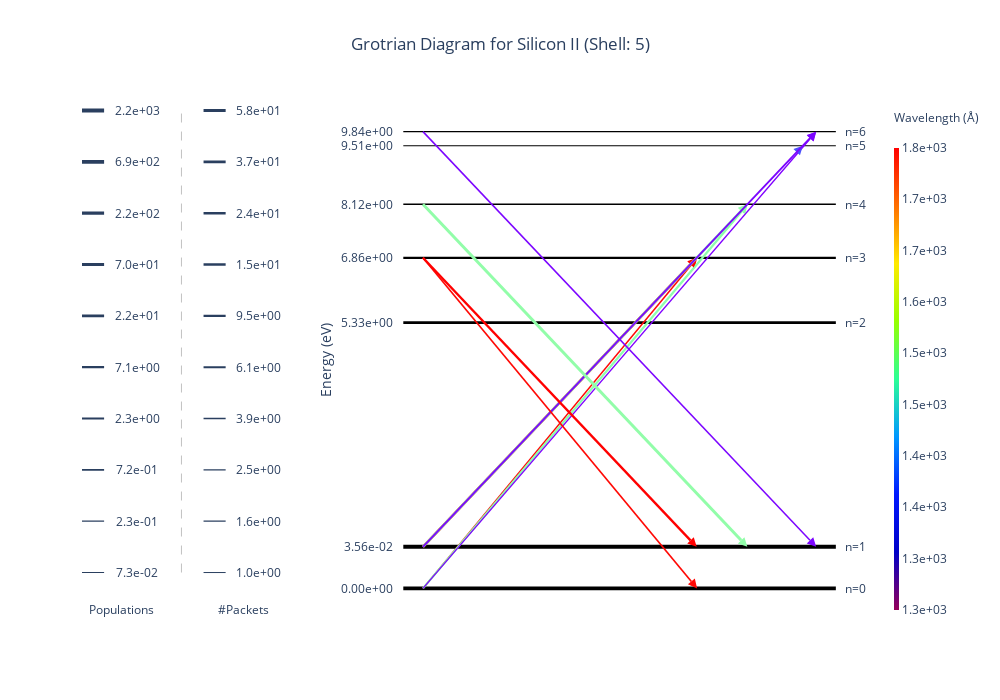

Notebook cell for this chart:
### Code cell
diag.shell = 5
diag.display()

### Figure 1 — Plotly figure (JSON) as saved in the notebook; plotly's stock layout.template omitted (floating-point values rounded to 4 significant figures)
{"data": [{"hovertemplate": "Energy: 0.00e+00 eV<br>Population: 1.13e+03<extra></extra>", "line": {"color": "black", "width": 3.812}, "mode": "lines", "showlegend": false, "type": "scatter", "x": [-0.05, 0.07222, 0.1944, 0.3167, 0.4389, 0.5611, 0.6833, 0.8056, 0.9278, 1.05], "xaxis": "x2", "y": [0, 0, 0, 0, 0, 0, 0, 0, 0, 0], "yaxis": "y2"}, {"hovertemplate": "Energy: 3.56e-02 eV<br>Population: 2.17e+03<extra></extra>", "line": {"color": "black", "width": 4.003}, "mode": "lines", "showlegend": false, "type": "scatter", "x": [-0.05, 0.07222, 0.1944, 0.3167, 0.4389, 0.5611, 0.6833, 0.8056, 0.9278, 1.05], "xaxis": "x2", "y": [0.1, 0.1, 0.1, 0.1, 0.1, 0.1, 0.1, 0.1, 0.1, 0.1], "yaxis": "y2"}, {"hovertemplate": "Energy: 5.33e+00 eV<br>Population: 3.03e+01<extra></extra>", "line": {"color": "black", "width": 2.758}, "mode": "lines", "showlegend": false, "type": "scatter", "x": [-0.05, 0.07222, 0.1944, 0.3167, 0.4389, 0.5611, 0.6833, 0.8056, 0.9278, 1.05], "xaxis": "x2", "y": [0.6397, 0.6397, 0.6397, 0.6397, 0.6397, 0.6397, 0.6397, 0.6397, 0.6397, 0.6397], "yaxis": "y2"}, {"hovertemplate": "Energy: 6.86e+00 eV<br>Population: 5.37e+00<extra></extra>", "line": {"color": "black", "width": 2.254}, "mode": "lines", "showlegend": false, "type": "scatter", "x": [-0.05, 0.07222, 0.1944, 0.3167, 0.4389, 0.5611, 0.6833, 0.8056, 0.9278, 1.05], "xaxis": "x2", "y": [0.7961, 0.7961, 0.7961, 0.7961, 0.7961, 0.7961, 0.7961, 0.7961, 0.7961, 0.7961], "yaxis": "y2"}, {"hovertemplate": "Energy: 8.12e+00 eV<br>Population: 2.98e-01<extra></extra>", "line": {"color": "black", "width": 1.412}, "mode": "lines", "showlegend": false, "type": "scatter", "x": [-0.05, 0.07222, 0.1944, 0.3167, 0.4389, 0.5611, 0.6833, 0.8056, 0.9278, 1.05], "xaxis": "x2", "y": [0.9249, 0.9249, 0.9249, 0.9249, 0.9249, 0.9249, 0.9249, 0.9249, 0.9249, 0.9249], "yaxis": "y2"}, {"hovertemplate": "Energy: 9.51e+00 eV<br>Population: 7.32e-02<extra></extra>", "line": {"color": "black", "width": 1.003}, "mode": "lines", "showlegend": false, "type": "scatter", "x": [-0.05, 0.07222, 0.1944, 0.3167, 0.4389, 0.5611, 0.6833, 0.8056, 0.9278, 1.05], "xaxis": "x2", "y": [1.066, 1.066, 1.066, 1.066, 1.066, 1.066, 1.066, 1.066, 1.066, 1.066], "yaxis": "y2"}, {"hovertemplate": "Energy: 9.84e+00 eV<br>Population: 2.09e-01<extra></extra>", "line": {"color": "black", "width": 1.309}, "mode": "lines", "showlegend": false, "type": "scatter", "x": [-0.05, 0.07222, 0.1944, 0.3167, 0.4389, 0.5611, 0.6833, 0.8056, 0.9278, 1.05], "xaxis": "x2", "y": [1.1, 1.1, 1.1, 1.1, 1.1, 1.1, 1.1, 1.1, 1.1, 1.1], "yaxis": "y2"}, {"hovertemplate": "Count: 3<br>Wavelength: 1.81e+03 Å<extra></extra>", "line": {"color": "#ff0905", "width": 1.541}, "marker": {"angleref": "previous", "color": "#ff0905", "size": 9, "symbol": "arrow-bar-up"}, "type": "scatter", "x": [0, 0.6972], "xaxis": "x2", "y": [0, 0.7961], "yaxis": "y2"}, {"hovertemplate": "Count: 13<br>Wavelength: 1.53e+03 Å<extra></extra>", "line": {"color": "#8cfead", "width": 2.263}, "marker": {"angleref": "previous", "color": "#8cfead", "size": 9, "symbol": "arrow-bar-up"}, "type": "scatter", "x": [0, 0.8256], "xaxis": "x2", "y": [0, 0.9249], "yaxis": "y2"}, {"hovertemplate": "Count: 2<br>Wavelength: 1.26e+03 Å<extra></extra>", "line": {"color": "#8000ff", "width": 1.341}, "marker": {"angleref": "previous", "color": "#8000ff", "size": 9, "symbol": "arrow-bar-up"}, "type": "scatter", "x": [0, 1], "xaxis": "x2", "y": [0, 1.1], "yaxis": "y2"}, {"hovertemplate": "Count: 29<br>Wavelength: 1.82e+03 Å<extra></extra>", "line": {"color": "#ff0000", "width": 2.659}, "marker": {"angleref": "previous", "color": "#ff0000", "size": 9, "symbol": "arrow-bar-up"}, "type": "scatter", "x": [0, 0.6961], "xaxis": "x2", "y": [0.1, 0.7961], "yaxis": "y2"}, {"hovertemplate": "Count: 26<br>Wavelength: 1.53e+03 Å<extra></extra>", "line": {"color": "#92fda9", "width": 2.605}, "marker": {"angleref": "previous", "color": "#92fda9", "size": 9, "symbol": "arrow-bar-up"}, "type": "scatter", "x": [0, 0.8249], "xaxis": "x2", "y": [0.1, 0.9249], "yaxis": "y2"}, {"hovertemplate": "Count: 1<br>Wavelength: 1.31e+03 Å<extra></extra>", "line": {"color": "#4c50fc", "width": 1}, "marker": {"angleref": "previous", "color": "#4c50fc", "size": 9, "symbol": "arrow-bar-up"}, "type": "scatter", "x": [0, 0.9662], "xaxis": "x2", "y": [0.1, 1.066], "yaxis": "y2"}, {"hovertemplate": "Count: 6<br>Wavelength: 1.27e+03 Å<extra></extra>", "line": {"color": "#7c06ff", "width": 1.883}, "marker": {"angleref": "previous", "color": "#7c06ff", "size": 9, "symbol": "arrow-bar-up"}, "type": "scatter", "x": [0, 1], "xaxis": "x2", "y": [0.1, 1.1], "yaxis": "y2"}, {"hovertemplate": "Count: 4<br>Wavelength: 1.81e+03 Å<extra></extra>", "line": {"color": "#ff0905", "width": 1.683}, "marker": {"angleref": "previous", "color": "#ff0905", "size": 9, "symbol": "arrow-bar-up"}, "type": "scatter", "x": [0, 0.6972], "xaxis": "x2", "y": [0.7961, 0], "yaxis": "y2"}, {"hovertemplate": "Count: 16<br>Wavelength: 1.82e+03 Å<extra></extra>", "line": {"color": "#ff0000", "width": 2.366}, "marker": {"angleref": "previous", "color": "#ff0000", "size": 9, "symbol": "arrow-bar-up"}, "type": "scatter", "x": [0, 0.6961], "xaxis": "x2", "y": [0.7961, 0.1], "yaxis": "y2"}, {"hovertemplate": "Count: 58<br>Wavelength: 1.53e+03 Å<extra></extra>", "line": {"color": "#92fda9", "width": 3}, "marker": {"angleref": "previous", "color": "#92fda9", "size": 9, "symbol": "arrow-bar-up"}, "type": "scatter", "x": [0, 0.8249], "xaxis": "x2", "y": [0.9249, 0.1], "yaxis": "y2"}, {"hovertemplate": "Count: 3<br>Wavelength: 1.27e+03 Å<extra></extra>", "line": {"color": "#7c06ff", "width": 1.541}, "marker": {"angleref": "previous", "color": "#7c06ff", "size": 9, "symbol": "arrow-bar-up"}, "type": "scatter", "x": [0, 1], "xaxis": "x2", "y": [1.1, 0.1], "yaxis": "y2"}, {"hoverinfo": "none", "marker": {"cmax": 7.505, "cmin": 7.139, "colorbar": {"outlinewidth": 0, "thickness": 5, "ticktext": ["1.3e+03", "1.3e+03", "1.4e+03", "1.4e+03", "1.5e+03", "1.5e+03", "1.6e+03", "1.7e+03", "1.7e+03", "1.8e+03"], "tickvals": [7.139, 7.18, 7.221, 7.261, 7.302, 7.342, 7.383, 7.424, 7.464, 7.505], "title": {"font": {"size": 12}, "text": "Wavelength (Å)<br>&nbsp;"}}, "colorscale": [[0, "rgb(150,0,90)"], [0.125, "rgb(0,0,200)"], [0.25, "rgb(0,25,255)"], [0.375, "rgb(0,152,255)"], [0.5, "rgb(44,255,150)"], [0.625, "rgb(151,255,0)"], [0.75, "rgb(255,234,0)"], [0.875, "rgb(255,111,0)"], [1, "rgb(255,0,0)"]], "showscale": true}, "mode": "markers", "type": "scatter", "x": [null], "xaxis": "x2", "y": [null], "yaxis": "y2"}], "layout": {"annotations": [{"showarrow": false, "text": "n=0", "x": 1.1, "xref": "x2", "y": 0, "yref": "y2"}, {"showarrow": false, "text": "n=1", "x": 1.1, "xref": "x2", "y": 0.1, "yref": "y2"}, {"showarrow": false, "text": "n=2", "x": 1.1, "xref": "x2", "y": 0.6397, "yref": "y2"}, {"showarrow": false, "text": "n=3", "x": 1.1, "xref": "x2", "y": 0.7961, "yref": "y2"}, {"showarrow": false, "text": "n=4", "x": 1.1, "xref": "x2", "y": 0.9249, "yref": "y2"}, {"showarrow": false, "text": "n=5", "x": 1.1, "xref": "x2", "y": 1.066, "yref": "y2"}, {"showarrow": false, "text": "n=6", "x": 1.1, "xref": "x2", "y": 1.1, "yref": "y2"}, {"showarrow": false, "text": "7.3e-02", "x": 0.35, "xref": "x", "y": 0, "yref": "y"}, {"showarrow": false, "text": "2.3e-01", "x": 0.35, "xref": "x", "y": 0.1111, "yref": "y"}, {"showarrow": false, "text": "7.2e-01", "x": 0.35, "xref": "x", "y": 0.2222, "yref": "y"}, {"showarrow": false, "text": "2.3e+00", "x": 0.35, "xref": "x", "y": 0.3333, "yref": "y"}, {"showarrow": false, "text": "7.1e+00", "x": 0.35, "xref": "x", "y": 0.4444, "yref": "y"}, {"showarrow": false, "text": "2.2e+01", "x": 0.35, "xref": "x", "y": 0.5556, "yref": "y"}, {"showarrow": false, "text": "7.0e+01", "x": 0.35, "xref": "x", "y": 0.6667, "yref": "y"}, {"showarrow": false, "text": "2.2e+02", "x": 0.35, "xref": "x", "y": 0.7778, "yref": "y"}, {"showarrow": false, "text": "6.9e+02", "x": 0.35, "xref": "x", "y": 0.8889, "yref": "y"}, {"showarrow": false, "text": "2.2e+03", "x": 0.35, "xref": "x", "y": 1, "yref": "y"}, {"showarrow": false, "text": "Populations", "x": 0.28, "xref": "x", "y": -0.08, "yref": "y"}, {"showarrow": false, "text": "1.0e+00", "x": 0.9, "xref": "x", "y": 0, "yref": "y"}, {"showarrow": false, "text": "1.6e+00", "x": 0.9, "xref": "x", "y": 0.1111, "yref": "y"}, {"showarrow": false, "text": "2.5e+00", "x": 0.9, "xref": "x", "y": 0.2222, "yref": "y"}, {"showarrow": false, "text": "3.9e+00", "x": 0.9, "xref": "x", "y": 0.3333, "yref": "y"}, {"showarrow": false, "text": "6.1e+00", "x": 0.9, "xref": "x", "y": 0.4444, "yref": "y"}, {"showarrow": false, "text": "9.5e+00", "x": 0.9, "xref": "x", "y": 0.5556, "yref": "y"}, {"showarrow": false, "text": "1.5e+01", "x": 0.9, "xref": "x", "y": 0.6667, "yref": "y"}, {"showarrow": false, "text": "2.4e+01", "x": 0.9, "xref": "x", "y": 0.7778, "yref": "y"}, {"showarrow": false, "text": "3.7e+01", "x": 0.9, "xref": "x", "y": 0.8889, "yref": "y"}, {"showarrow": false, "text": "5.8e+01", "x": 0.9, "xref": "x", "y": 1, "yref": "y"}, {"showarrow": false, "text": "#Packets", "x": 0.83, "xref": "x", "y": -0.08, "yref": "y"}], "autosize": false, "height": 700, "plot_bgcolor": "white", "shapes": [{"line": {"width": 1.003}, "type": "line", "x0": 0.1, "x1": 0.2, "xref": "x", "y0": 0, "y1": 0, "yref": "y"}, {"line": {"width": 1.336}, "type": "line", "x0": 0.1, "x1": 0.2, "xref": "x", "y0": 0.1111, "y1": 0.1111, "yref": "y"}, {"line": {"width": 1.67}, "type": "line", "x0": 0.1, "x1": 0.2, "xref": "x", "y0": 0.2222, "y1": 0.2222, "yref": "y"}, {"line": {"width": 2.003}, "type": "line", "x0": 0.1, "x1": 0.2, "xref": "x", "y0": 0.3333, "y1": 0.3333, "yref": "y"}, {"line": {"width": 2.336}, "type": "line", "x0": 0.1, "x1": 0.2, "xref": "x", "y0": 0.4444, "y1": 0.4444, "yref": "y"}, {"line": {"width": 2.67}, "type": "line", "x0": 0.1, "x1": 0.2, "xref": "x", "y0": 0.5556, "y1": 0.5556, "yref": "y"}, {"line": {"width": 3.003}, "type": "line", "x0": 0.1, "x1": 0.2, "xref": "x", "y0": 0.6667, "y1": 0.6667, "yref": "y"}, {"line": {"width": 3.336}, "type": "line", "x0": 0.1, "x1": 0.2, "xref": "x", "y0": 0.7778, "y1": 0.7778, "yref": "y"}, {"line": {"width": 3.67}, "type": "line", "x0": 0.1, "x1": 0.2, "xref": "x", "y0": 0.8889, "y1": 0.8889, "yref": "y"}, {"line": {"width": 4.003}, "type": "line", "x0": 0.1, "x1": 0.2, "xref": "x", "y0": 1, "y1": 1, "yref": "y"}, {"line": {"color": "grey", "dash": "dash", "width": 0.5}, "type": "line", "x0": 0.55, "x1": 0.55, "xref": "x", "y0": 0, "y1": 1, "yref": "y"}, {"line": {"width": 1}, "type": "line", "x0": 0.65, "x1": 0.75, "xref": "x", "y0": 0, "y1": 0, "yref": "y"}, {"line": {"width": 1.222}, "type": "line", "x0": 0.65, "x1": 0.75, "xref": "x", "y0": 0.1111, "y1": 0.1111, "yref": "y"}, {"line": {"width": 1.444}, "type": "line", "x0": 0.65, "x1": 0.75, "xref": "x", "y0": 0.2222, "y1": 0.2222, "yref": "y"}, {"line": {"width": 1.667}, "type": "line", "x0": 0.65, "x1": 0.75, "xref": "x", "y0": 0.3333, "y1": 0.3333, "yref": "y"}, {"line": {"width": 1.889}, "type": "line", "x0": 0.65, "x1": 0.75, "xref": "x", "y0": 0.4444, "y1": 0.4444, "yref": "y"}, {"line": {"width": 2.111}, "type": "line", "x0": 0.65, "x1": 0.75, "xref": "x", "y0": 0.5556, "y1": 0.5556, "yref": "y"}, {"line": {"width": 2.333}, "type": "line", "x0": 0.65, "x1": 0.75, "xref": "x", "y0": 0.6667, "y1": 0.6667, "yref": "y"}, {"line": {"width": 2.556}, "type": "line", "x0": 0.65, "x1": 0.75, "xref": "x", "y0": 0.7778, "y1": 0.7778, "yref": "y"}, {"line": {"width": 2.778}, "type": "line", "x0": 0.65, "x1": 0.75, "xref": "x", "y0": 0.8889, "y1": 0.8889, "yref": "y"}, {"line": {"width": 3}, "type": "line", "x0": 0.65, "x1": 0.75, "xref": "x", "y0": 1, "y1": 1, "yref": "y"}], "showlegend": false, "title": {"text": "Grotrian Diagram for Silicon II (Shell: 5)", "x": 0.5}, "width": 1000, "xaxis": {"anchor": "y", "domain": [0, 0.258], "fixedrange": true, "showticklabels": false}, "xaxis2": {"anchor": "y2", "domain": [0.398, 1], "fixedrange": true, "showticklabels": false}, "yaxis": {"anchor": "x", "domain": [0, 1], "fixedrange": true, "showticklabels": false}, "yaxis2": {"anchor": "x2", "domain": [0, 1], "fixedrange": true, "range": [0, null], "tickmode": "array", "ticktext": ["0.00e+00", "3.56e-02", "5.33e+00", "6.86e+00", "8.12e+00", "9.51e+00", "9.84e+00"], "tickvals": [0, 0.1, 0.6397, 0.7961, 0.9249, 1.066, 1.1], "title": {"standoff": 5, "text": "Energy (eV)"}}}}
